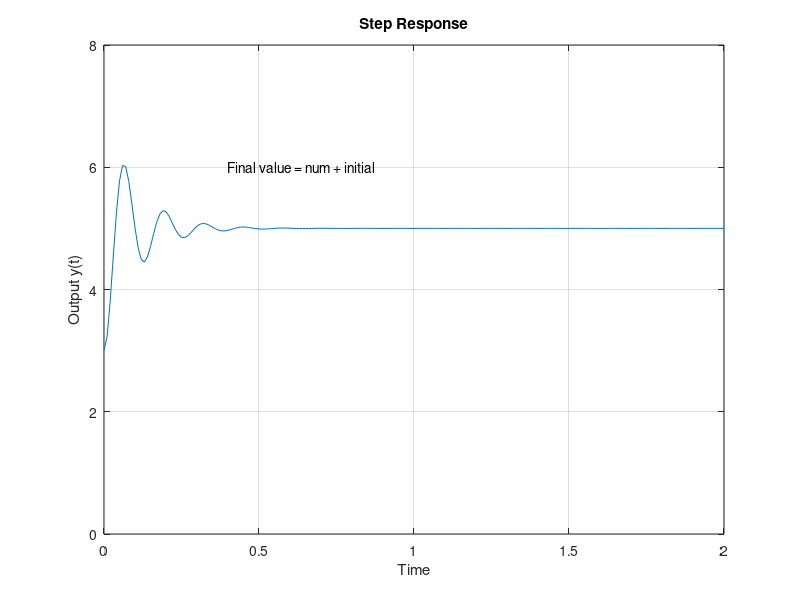

MATLAB code to generate this figure:
close all;
clear all;
wn=50;
zeta=0.2;
num=2;%K value
den = [1/wn^2 2*zeta/wn 1];
t=0:0.01:2;
initialsig=3;
sys=tf(num,den);
step(sys+initialsig,t) 
title ('Step Response') 
xlabel('Time') 
ylabel('Output y(t)') 
axis([0 2 0 8]) 
text(0.4,6,'Final value = num + initial')